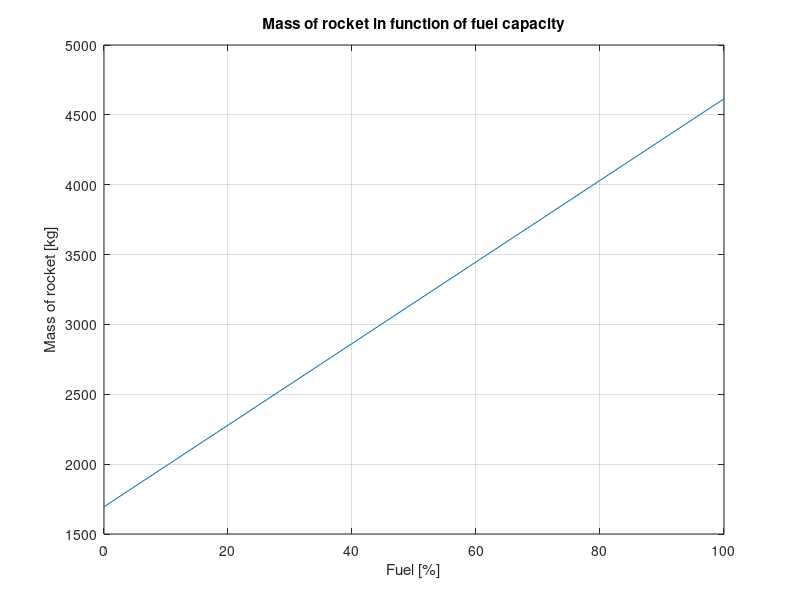
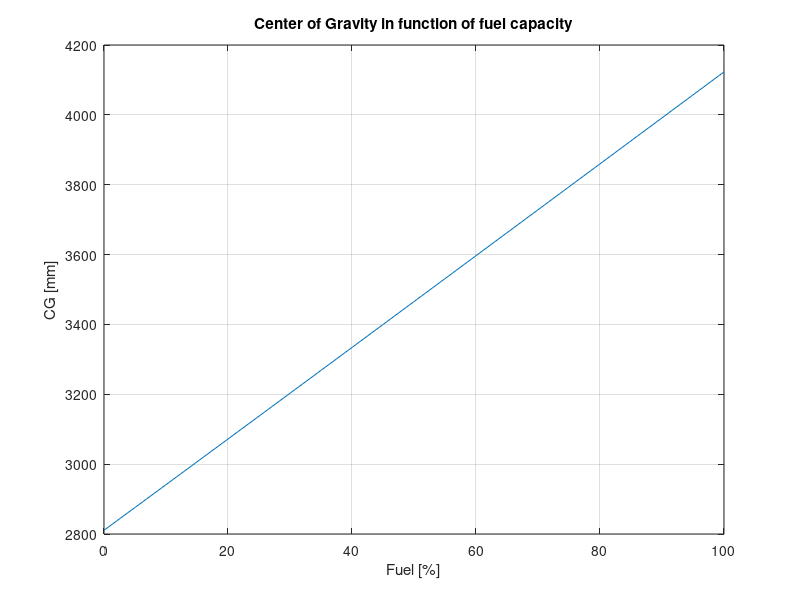
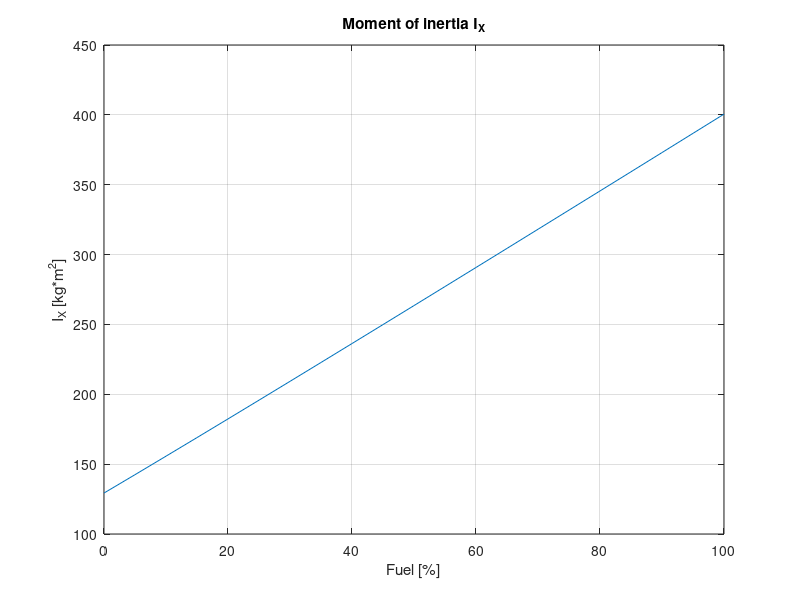
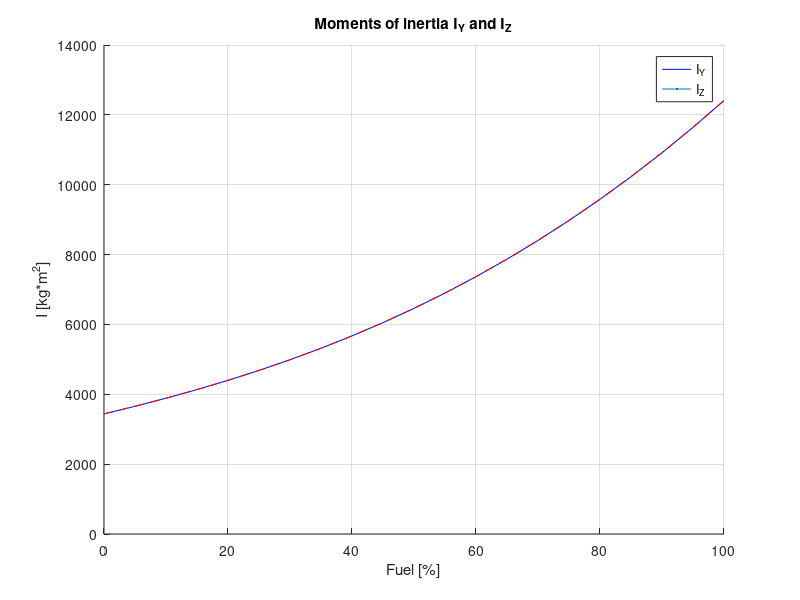

These figures' MATLAB source, in order:
%% determination of moments of inertia determined with data (.mpr) from Autocad
%% Data from .mpr files

% mass of the rocket
mass = [1312001487.1908/2895861058.8942*4615
    1391194465.7760/2895861058.8942*4615
    1470387444.3611/2895861058.8942*4615
    1549580422.9463/2895861058.8942*4615
    1628773401.5315/2895861058.8942*4615
    1707966380.1166/2895861058.8942*4615
    1787159358.7018/2895861058.8942*4615
    1866352337.2870/2895861058.8942*4615
    1945545315.8721/2895861058.8942*4615
    2024738294.4573/2895861058.8942*4615
    2103931273.0425/2895861058.8942*4615
    2183124251.6276/2895861058.8942*4615
    2262317230.2128/2895861058.8942*4615
    2341510208.7980/2895861058.8942*4615
    2420703187.3831/2895861058.8942*4615
    2499896165.9683/2895861058.8942*4615
    2579089144.5535/2895861058.8942*4615
    2658282123.1386/2895861058.8942*4615
    2737475101.7238/2895861058.8942*4615
    2816668080.3090/2895861058.8942*4615
    2895861058.8942/2895861058.8942*4615 ]; 

% solid volume
V = [1312001487.1908  
    1391194465.7760 
    1470387444.3611 
    1549580422.9463 
    1628773401.5315 
    1707966380.1166 
    1787159358.7018
    1866352337.2870 
    1945545315.8721
    2024738294.4573
    2103931273.0425
    2183124251.6276  
    2262317230.2128
    2341510208.7980 
    2420703187.3831
    2499896165.9683
    2579089144.5535
    2658282123.1386 
    2737475101.7238
    2816668080.3090
    2895861058.8942 ]; 

% Center of Gravity [mm]
CG = [2810.7476 
    2875.9405 
    2941.2203 
    3006.5737 
    3071.9900 
    3137.4604 
    3202.9778
    3268.5361
    3334.1304
    3399.7564
    3465.4105
    3531.0898
    3596.7915 
    3662.5134 
    3728.2535 
    3794.0100 
    3859.7815
    3925.5666
    3991.3642
    4057.1731
    4122.9925 ];  

% moments of inertia [I_x I_y I_z]
M_bezw = [1.0009E+14 2661071015412923 2661071018604918
    1.0765E+14 2762923872394703 2762923875586698 
    1.1522E+14 2876895198158699 2876895201350695 
    1.2278E+14 3003675169911807 3003675173103802 
    1.3034E+14 3143953916633058 3143953919825051 
    1.3790E+14 3298421530254443 3298421533446437 
    1.4546E+14 3467768073869122 3467768077061116 
    1.5302E+14 3652683587849863 3652683591041859 
    1.6059E+14 3853858094473163 3853858097665158 
    1.6815E+14 4071981601458265 4071981604650260 
    1.7571E+14 4307744104706791 4307744107898786 
    1.8327E+14 4561835590446237 4561835593638231 
    1.9083E+14 4834946036923169 4834946040115163 
    1.9839E+14 5127765415752858 5127765418944854 
    2.0596E+14 5440983693004008 5440983696196001 
    2.1352E+14 5775290830077207 5775290833269201 
    2.2108E+14 6131376784421738 6131376787613735 
    2.2864E+14 6509931510124066 6509931513316063 
    2.3620E+14 6911644958394299 6911644961586294 
    2.4377E+14 7337207077970520 7337207081162515 
    2.5133E+14 7787307815456737 7787307818648729 ];

%% Calculation of mass-inertia parameters

% percent of rocket fuel
fuel = [0 5 10 15 20 25 30 35 40 45 50 55 60 65 70 75 80 85 90 95 100]; % [%]

% calculate mass of the rocket
% mass of rocket with 100% fuel - 4615 kg
% mass of rocket fuel - 2920 kg
p = polyfit([0 100],[4615-2920  4615],1);
mass_obl = p(1).*fuel + p(2); 

% calculate Autocad factor which provide the ability to calculate real parameters
WSP = mass_obl'./V./1e6;

% calculate real moments of inertia
M_bezw = M_bezw.*WSP;

%% Plotting results


% ploting Mass of rocket in function of fuel capacity
figure
plot(fuel,mass_obl) 
title('Mass of rocket in function of fuel capacity')
xlabel('Fuel [%]'); ylabel('Mass of rocket [kg]')
grid on

% ploting center of gravity in function of fuel capacity
figure
plot(fuel,CG)
title('Center of Gravity in function of fuel capacity')
xlabel('Fuel [%]'); ylabel('CG [mm]')
grid on

%ploting moment of inertia Ix
figure
plot(fuel,M_bezw(:,1))
title('Moment of inertia I_X')
xlabel('Fuel [%]'); ylabel('I_X [kg*m^2]')
grid on

%ploting moments of inertia Iy and Iz
figure
hold on
plot(fuel,M_bezw(:,2),'b',LineWidth=1)
plot(fuel,M_bezw(:,3),'r--',LineWidth=1)
hold off
title('Moments of inertia I_Y and I_Z')
xlabel('Fuel [%]'); ylabel('I [kg*m^2]')
grid on
legend('I_Y','I_Z')